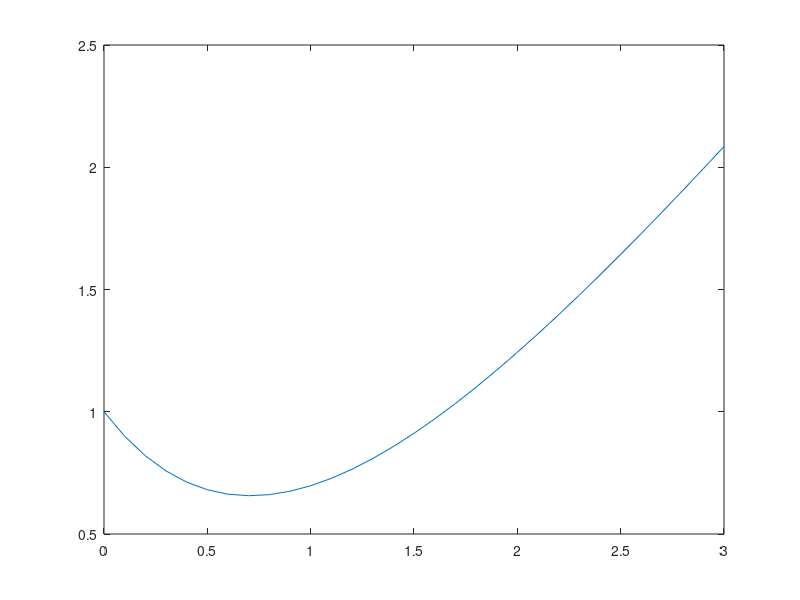
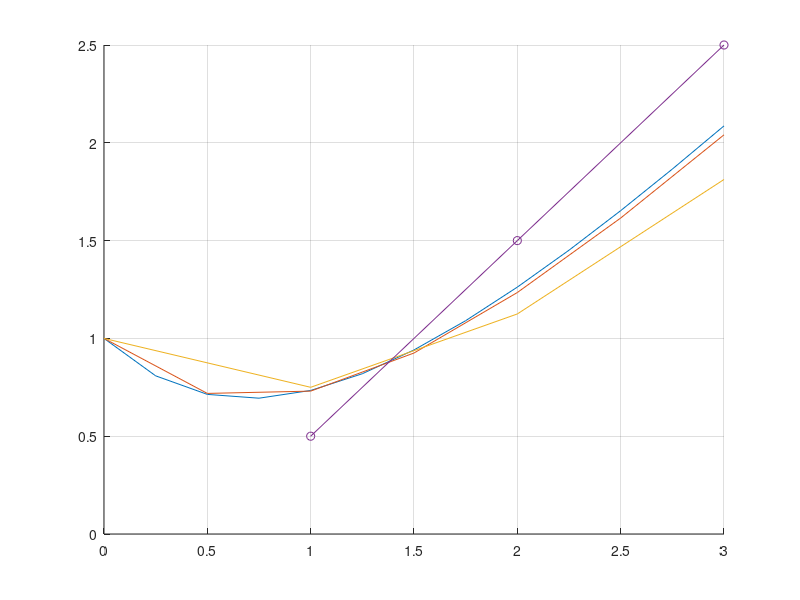

Source code (MATLAB) for these figures, in order:
% solve equation: finite diference solver
% y' = x-y;
% If y0=1, i.e. y=1 when x=0, calculate the values of yi for the  
% domain 0 ?x? 3 with dx = 0.5
%% Euler Method
L = 3;
dx = 0.1;
jj = round(L/dx); %number of cells
x = 0:dx:L;
y = x+nan;
y(1) = 1;
for i=1:jj
    y(i+1) = y(i)+dx*(x(i)-y(i));
end
plot(x,y)
%% Improved Euler Method
L = 3;
figure
hold on
for dx = [0.25,0.5,1]
jj = round(L/dx); %number of cells
x = 0:dx:L;
y = x+nan;
y_p = y;
y(1) = 1;
for i=1:jj
    % Predictor
    xip05 = (x(i)+x(i+1))/2;
    y_p(i+1) = y(i)+dx*(xip05-y(i));
    % Corrector
    y_ip05 = (y(i)+y_p(i+1))/2;
    y(i+1) = y(i)+dx*(xip05-y_ip05);    
end
plot(x,y)
end
plot(x,y_p,'-o')
ylim([0 2.5])
grid on
hold off
%%
Qc = 5;
a = 45; b = 100; m = 0.56;
t = 0:5:50;
Q = [10 10 40 75 100 90 60 35 25 20 10];

